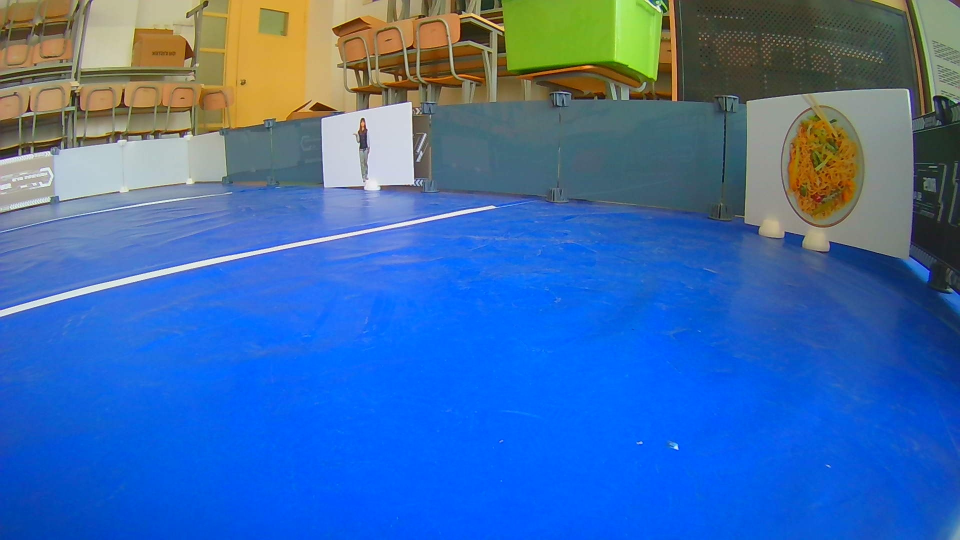
#> input picture visonAI/picture/orgin_1.jpg, 1920 x 1080 px (shown at 1/2 size)
$ python -i utils.py   (imports and definitions only)   (older library calls are emulated)
#> lines starting #> are read from the running program, lines starting #| are printed output that depends on the picture
import cv2
import math
import socket

# [79 lines left out: functions segmentationXF, segmentation, segmentationFace, lapulase, not called in this run]

def equalizeHist(frame):
    frame=frame.copy()
    ycrcb = cv2.cvtColor(frame, cv2.COLOR_BGR2YCR_CB)
    channels = cv2.split(ycrcb)
    cv2.equalizeHist(channels[0], channels[0])
    cv2.merge(channels, ycrcb)
    cv2.cvtColor(ycrcb, cv2.COLOR_YCR_CB2BGR, frame)
    return frame

# [20 lines left out: functions boxExpend, getSocket, not called in this run]

>>> import cv2
>>> picture = cv2.imread('picture/orgin_1.jpg')
#> picture is the input picture: shape (1080, 1920, 3); mean B, G, R 172.5, 107.7, 60.9
>>> result = equalizeHist(picture)
#> in equalizeHist, `ycrcb = cv2.cvtColor(frame, cv2.COLOR_BGR2YCR_CB)`: ycrcb: shape (1080, 1920, 3); mean of channels 0, 1, 2 101.1, 99.4, 168.3
#> in equalizeHist, `cv2.cvtColor(ycrcb, cv2.COLOR_YCR_CB2BGR, frame)`: ycrcb: shape (1080, 1920, 3); mean of channels 0, 1, 2 129.2, 99.4, 168.3
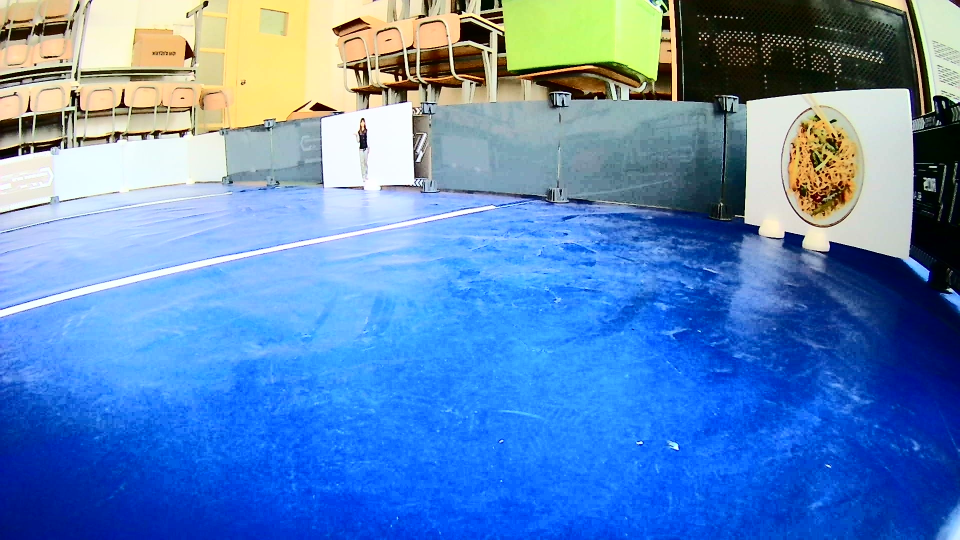
#> result: shape (1080, 1920, 3) (shown at 1/2 size); mean B, G, R 190.4, 135.7, 92.2

$ run again, on visonAI/picture/orgin_10.jpg
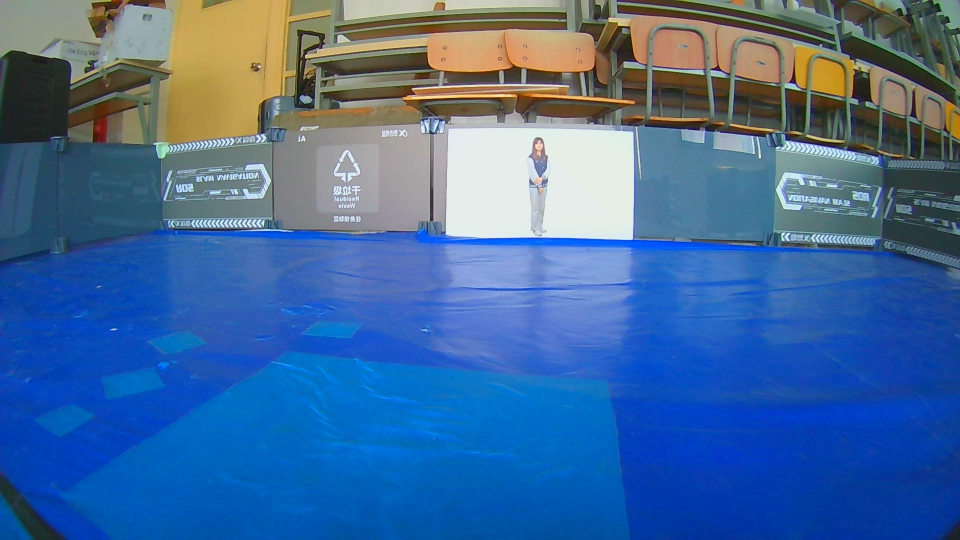
#> input picture visonAI/picture/orgin_10.jpg, 1920 x 1080 px (shown at 1/2 size)
#> picture is the input picture: shape (1080, 1920, 3); mean B, G, R 153.8, 105.4, 66.3
#> `result = equalizeHist(picture)`:
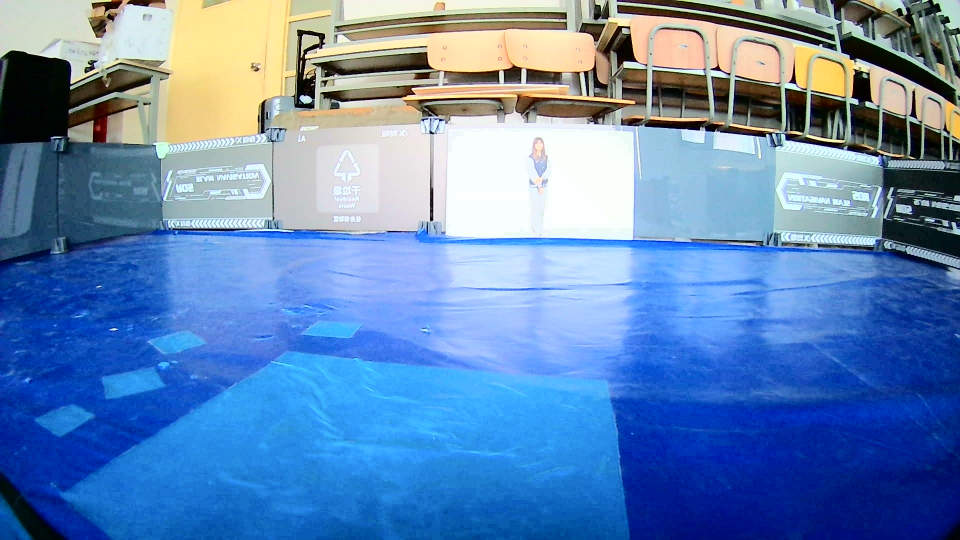
#> result: shape (1080, 1920, 3) (shown at 1/2 size); mean B, G, R 181.8, 134.9, 98

$ run again, on visonAI/picture/orgin_11.jpg
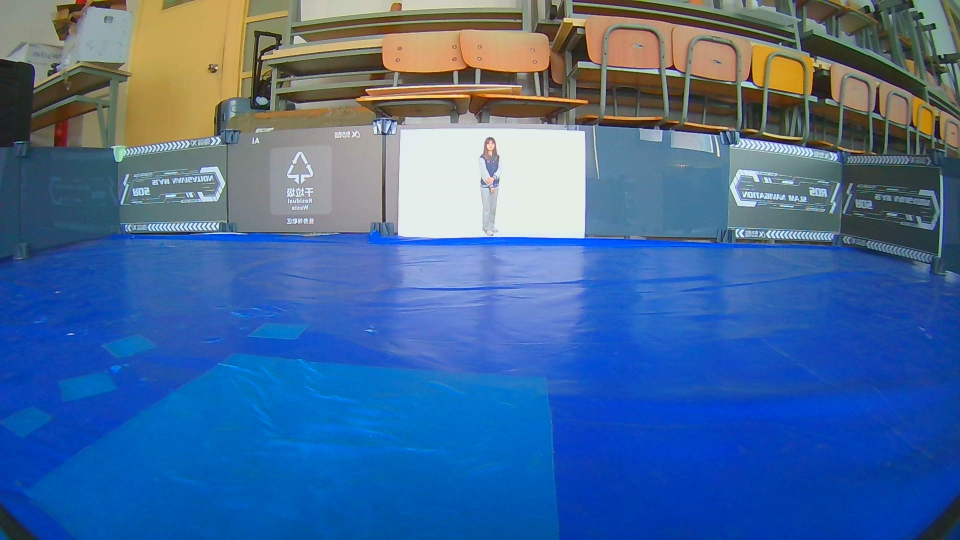
#> input picture visonAI/picture/orgin_11.jpg, 1920 x 1080 px (shown at 1/2 size)
#> picture is the input picture: shape (1080, 1920, 3); mean B, G, R 153.6, 105, 68.1
#> `result = equalizeHist(picture)`:
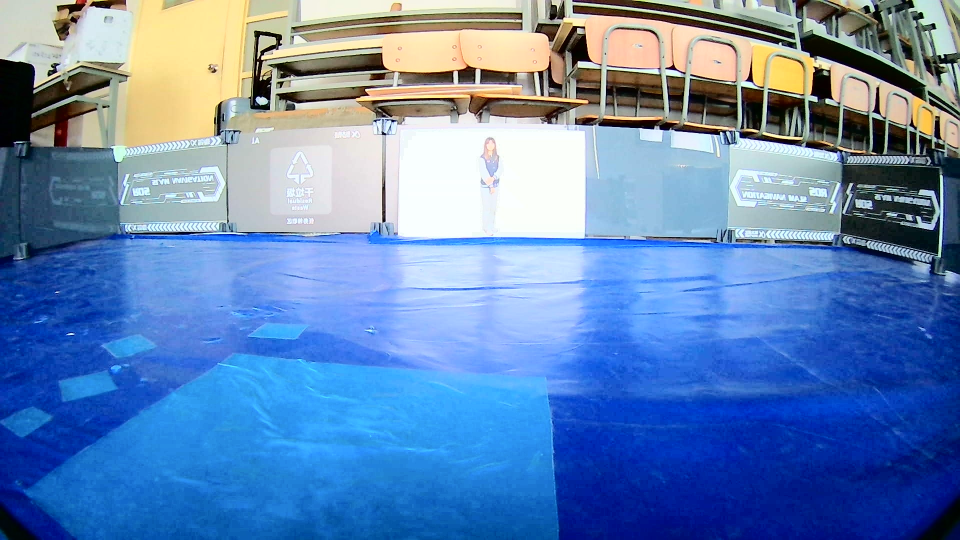
#> result: shape (1080, 1920, 3) (shown at 1/2 size); mean B, G, R 181.5, 134.2, 99.6

$ run again, on visonAI/picture/orgin_12.jpg
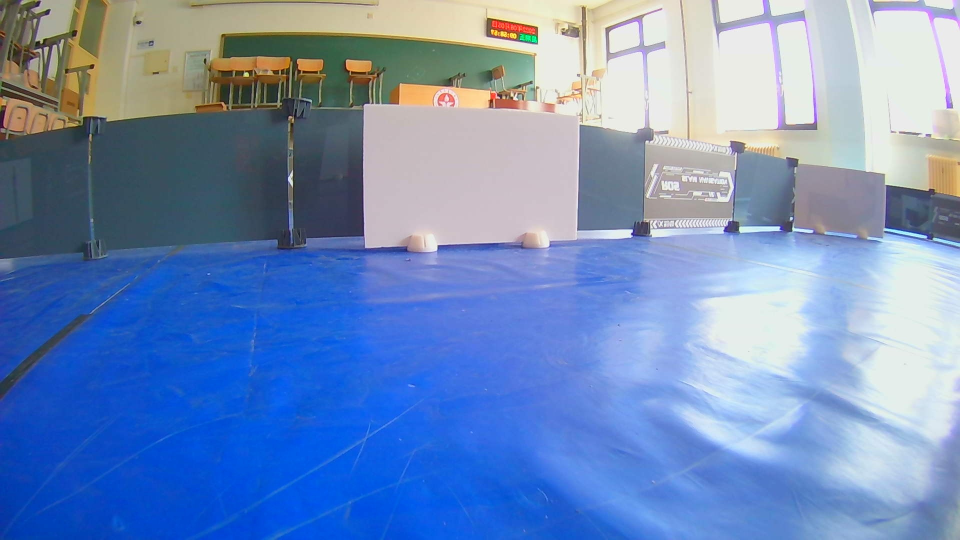
#> input picture visonAI/picture/orgin_12.jpg, 1920 x 1080 px (shown at 1/2 size)
#> picture is the input picture: shape (1080, 1920, 3); mean B, G, R 186.7, 141, 113.9
#> `result = equalizeHist(picture)`:
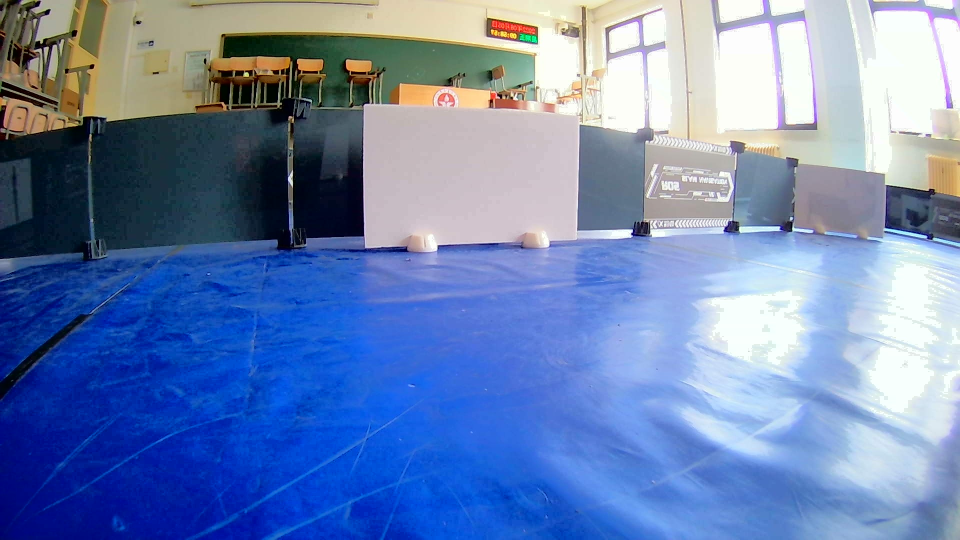
#> result: shape (1080, 1920, 3) (shown at 1/2 size); mean B, G, R 177.8, 131.8, 108.7
